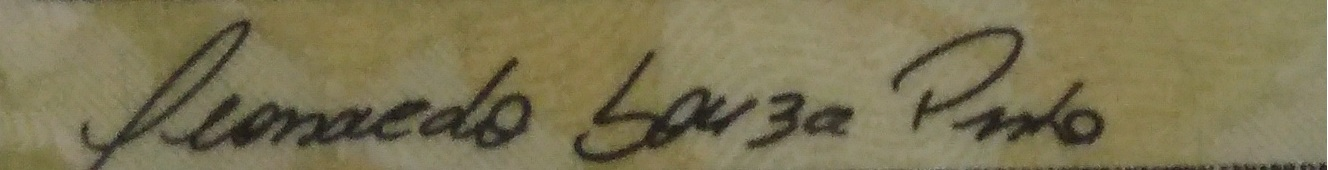
#> input picture cnh/imgs/a.jpg, 1328 x 170 px, found by its file name
$ python validadorCn.py
#> lines starting #> are read from the running program, lines starting #| are printed output that depends on the picture; after the words box and inside, x2 and y2 are one past the last pixel; in counts of white or black regions, pixels touching at a corner belong together
import cv2
import numpy as np


def main():
    img = cv2.imread('a.jpg')
#> img is the input picture: shape (170, 1328, 3); mean B, G, R 83.3, 116.8, 124.2

    gray = cv2.cvtColor(img, cv2.COLOR_BGR2GRAY)
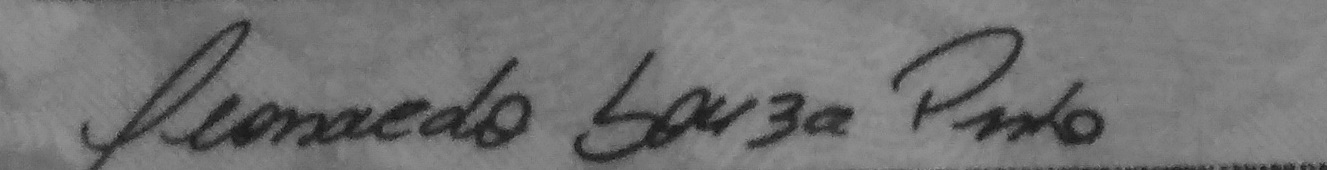
#> gray: shape (170, 1328); min 19, max 254, mean 115.2

    #th = cv2.adaptiveThreshold(gray,255, cv2.ADAPTIVE_THRESH_GAUSSIAN_C, cv2.THRESH_BINARY,11,2)
    #ret,thresh = cv2.threshold(gray,127,255,0)

    val, th = cv2.threshold(gray, 0, 255, type = cv2.THRESH_BINARY_INV | cv2.THRESH_OTSU)
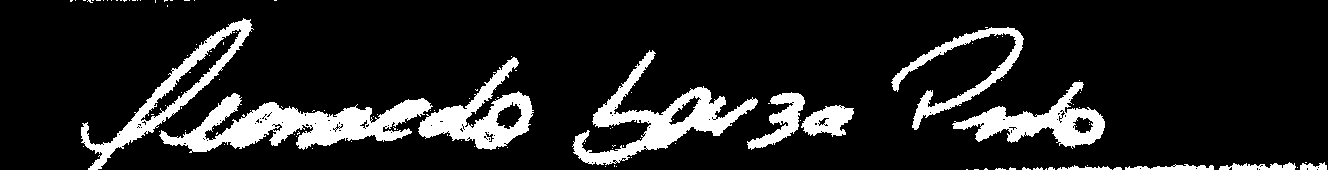
#> th: shape (170, 1328); 13.2% white; 121 white regions (107 under 20 px), largest, box (x1, y1, x2, y2) and area: (159, 93, 433, 153) 7005, (572, 50, 758, 165) 5368, (418, 57, 534, 150) 3887
#> val = 91

    show(th)


def show(mat, label = "Img"):
#> called with label = 'Img'
    img2 = cv2.resize(mat.copy(), (0, 0), fx = 0.5, fy = 0.5)
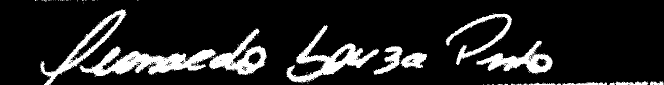
#> img2: shape (85, 664); min 0, max 255, mean 33.7
    cv2.imshow(label, img2)
    cv2.waitKey(0)


if __name__ == '__main__':
    main()

$ run again, with cnh/imgs/_a.jpg copied over cnh/imgs/a.jpg
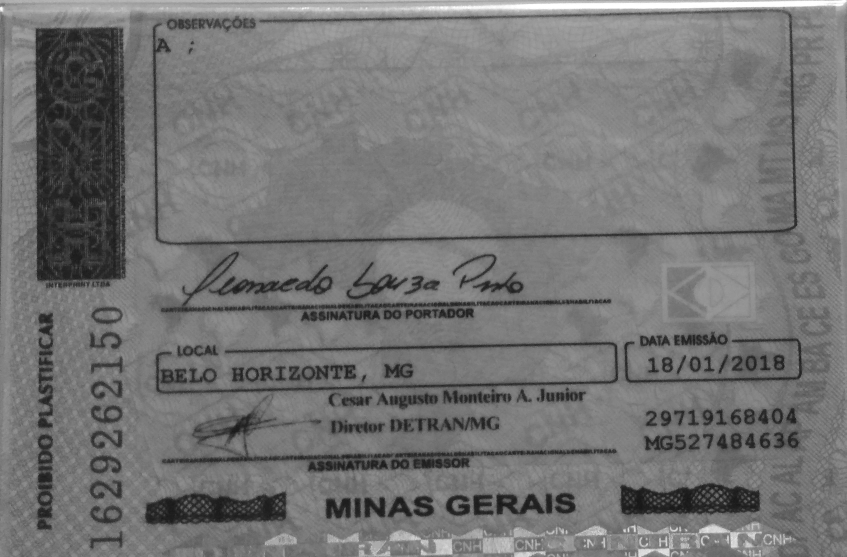
#> input picture cnh/imgs/_a.jpg, 2539 x 1671 px, found by its file name (shown at 1/3 size)
#> in main, img is the input picture: shape (1671, 2539, 3); min 5, max 255, mean 116.8
#> in main, `val, th = cv2.threshold(gray, 0, 255, type = cv2.THRESH_BINARY_INV | c..`:
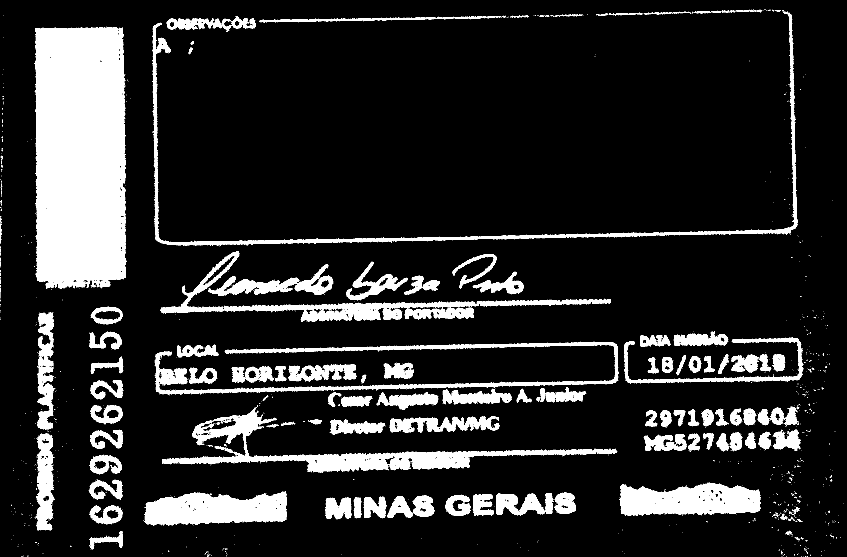
#> th: shape (1671, 2539) (shown at 1/3 size); 14.5% white; 1884 white regions (1745 under 20 px), largest, box (x1, y1, x2, y2) and area: (103, 81, 379, 867) 201268, (486, 1223, 1852, 1417) 42691, (433, 1473, 861, 1577) 32239
#> val = 91
#> in show, `img2 = cv2.resize(mat.copy(), (0, 0), fx = 0.5, fy = 0.5)`:
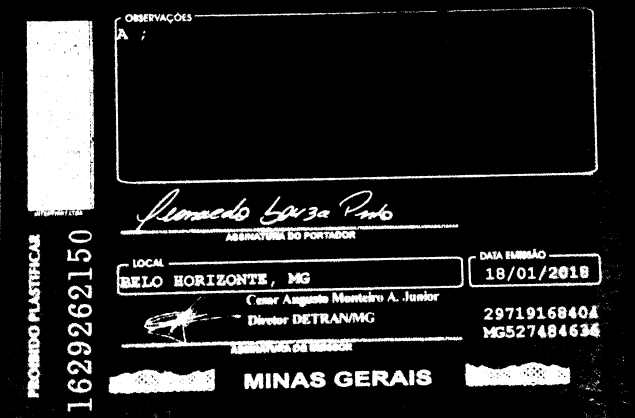
#> img2: shape (836, 1270) (shown at 1/2 size); min 0, max 255, mean 37

$ run again, with cnh/imgs/_b.jpg copied over cnh/imgs/a.jpg
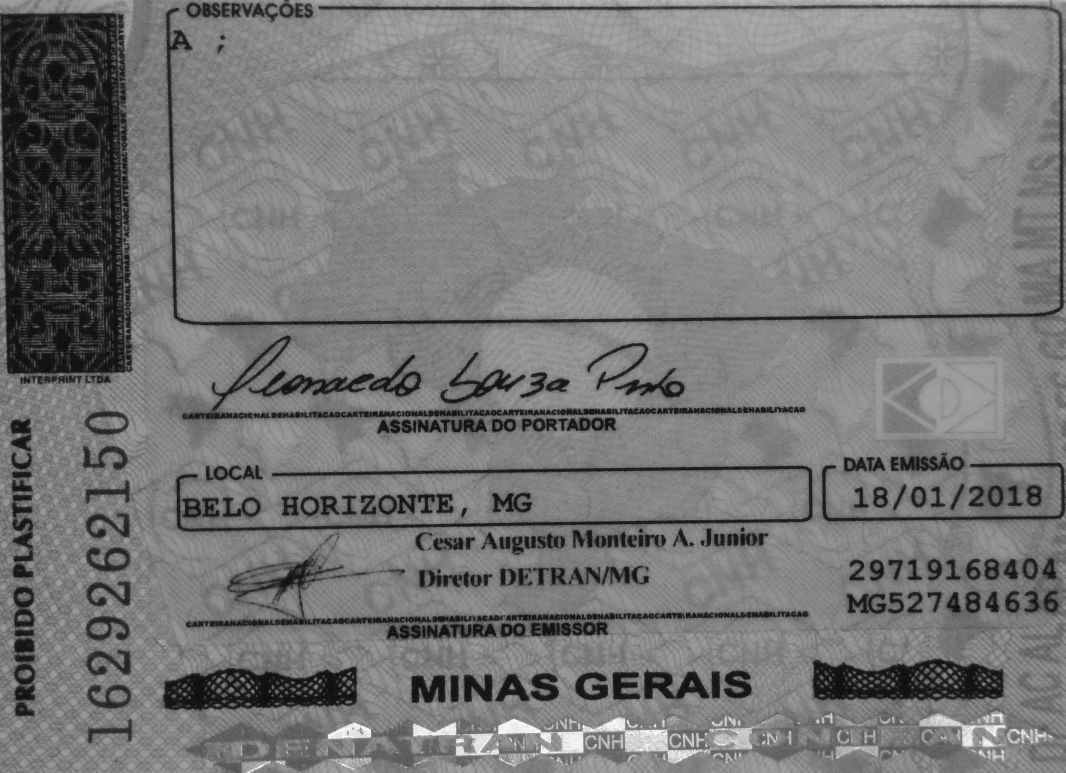
#> input picture cnh/imgs/_b.jpg, 3197 x 2317 px, found by its file name (shown at 1/3 size)
#> in main, img is the input picture: shape (2317, 3197, 3); min 0, max 255, mean 120
#> in main, `val, th = cv2.threshold(gray, 0, 255, type = cv2.THRESH_BINARY_INV | c..`:
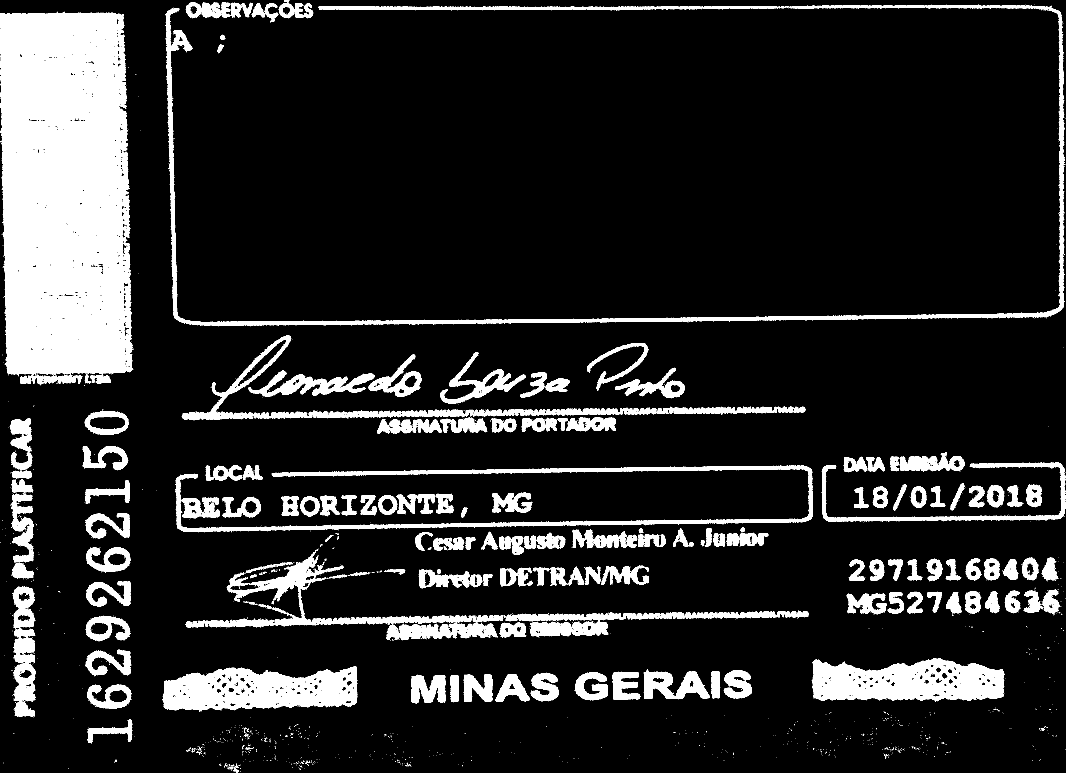
#> th: shape (2317, 3197) (shown at 1/3 size); 14.4% white; 2337 white regions (2150 under 20 px), largest, box (x1, y1, x2, y2) and area: (0, 35, 400, 1156) 394545, (495, 14, 3195, 979) 55771, (488, 1999, 1072, 2135) 54597
#> val = 86
#> in show, `img2 = cv2.resize(mat.copy(), (0, 0), fx = 0.5, fy = 0.5)`:
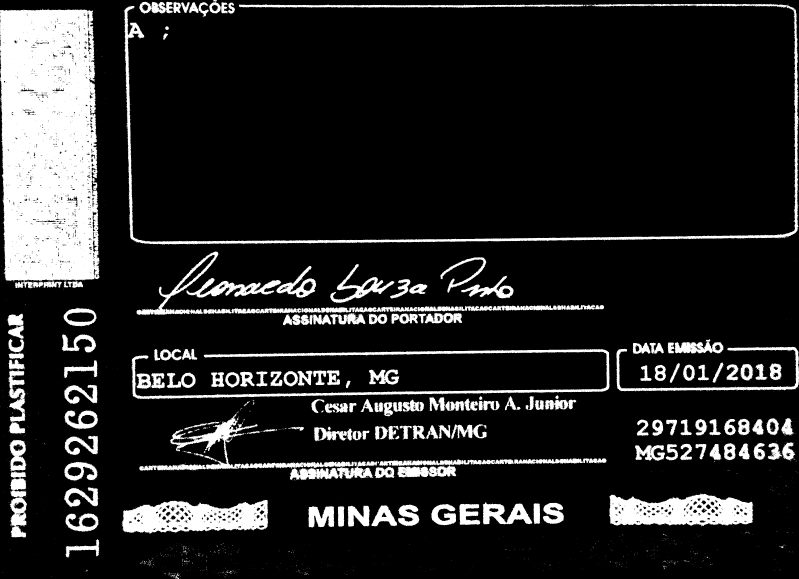
#> img2: shape (1158, 1598) (shown at 1/2 size); min 0, max 255, mean 36.7

$ run again, with cnh/imgs/b.jpg copied over cnh/imgs/a.jpg
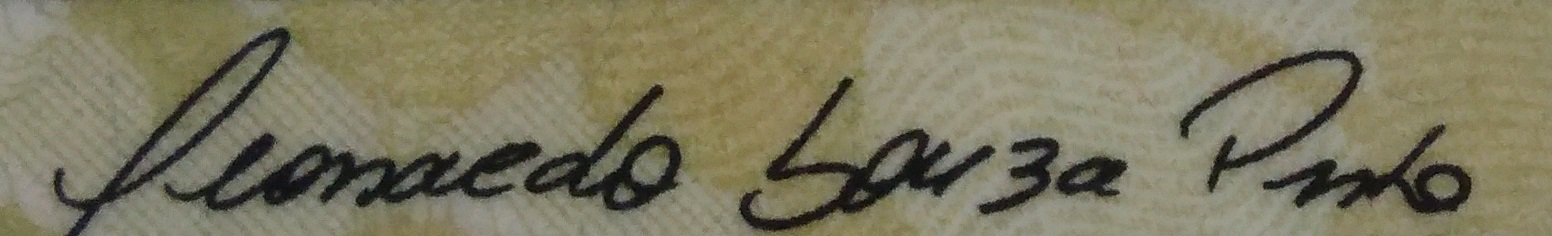
#> input picture cnh/imgs/b.jpg, 1552 x 236 px, found by its file name
#> in main, img is the input picture: shape (236, 1552, 3); mean B, G, R 96.3, 121, 124.9
#> in main, `val, th = cv2.threshold(gray, 0, 255, type = cv2.THRESH_BINARY_INV | c..`:
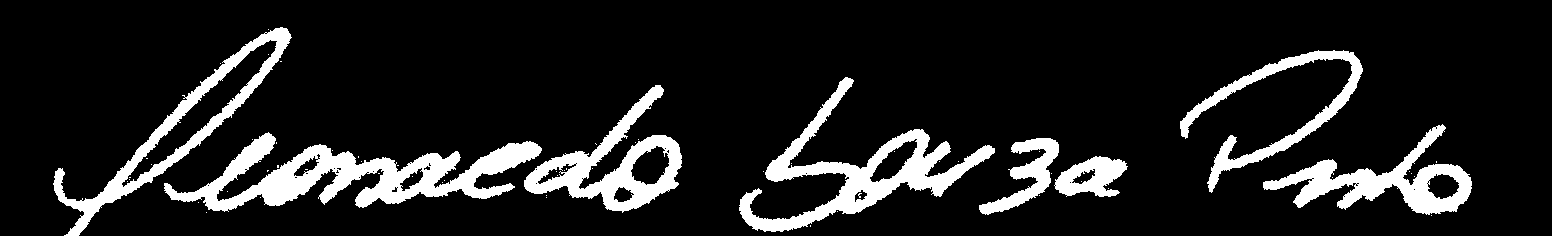
#> th: shape (236, 1552); 12.5% white; 63 white regions (55 under 20 px), largest, box (x1, y1, x2, y2) and area: (164, 132, 542, 212) 11006, (739, 77, 995, 232) 8446, (524, 85, 682, 213) 6220
#> val = 84
#> in show, `img2 = cv2.resize(mat.copy(), (0, 0), fx = 0.5, fy = 0.5)`:
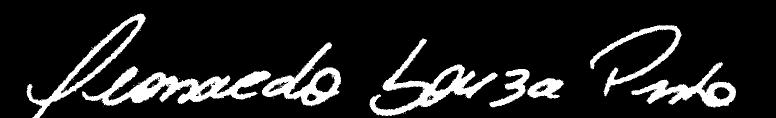
#> img2: shape (118, 776); min 0, max 255, mean 31.8
